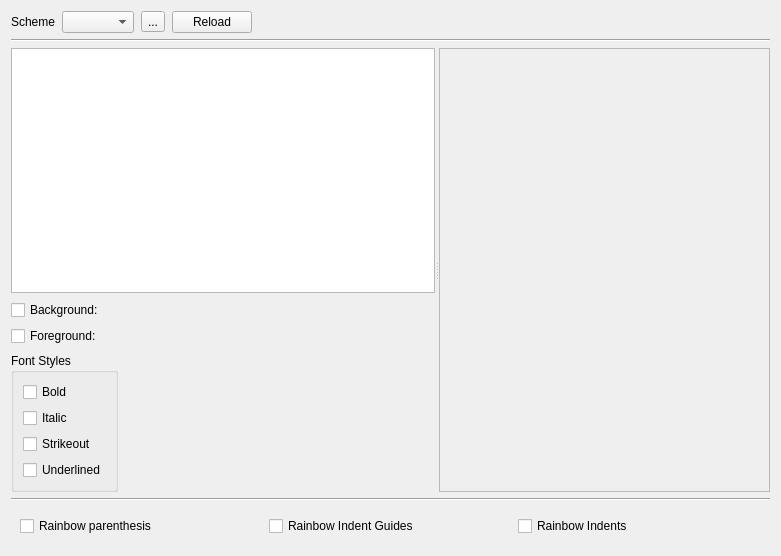
<?xml version="1.0" encoding="UTF-8"?>
<ui version="4.0">
 <class>EditorColorSchemeWidget</class>
 <widget class="QWidget" name="EditorColorSchemeWidget">
  <property name="geometry">
   <rect>
    <x>0</x>
    <y>0</y>
    <width>781</width>
    <height>556</height>
   </rect>
  </property>
  <property name="sizePolicy">
   <sizepolicy hsizetype="Preferred" vsizetype="Preferred">
    <horstretch>0</horstretch>
    <verstretch>0</verstretch>
   </sizepolicy>
  </property>
  <property name="windowTitle">
   <string>Form</string>
  </property>
  <layout class="QVBoxLayout" name="verticalLayout">
   <item>
    <widget class="QWidget" name="widget" native="true">
     <layout class="QHBoxLayout" name="horizontalLayout">
      <property name="spacing">
       <number>7</number>
      </property>
      <property name="leftMargin">
       <number>0</number>
      </property>
      <property name="topMargin">
       <number>0</number>
      </property>
      <property name="rightMargin">
       <number>0</number>
      </property>
      <property name="bottomMargin">
       <number>0</number>
      </property>
      <item>
       <widget class="QLabel" name="label">
        <property name="text">
         <string>Scheme</string>
        </property>
       </widget>
      </item>
      <item>
       <widget class="QPatchedComboBox" name="cbScheme"/>
      </item>
      <item>
       <widget class="QToolButton" name="btnSchemeMenu">
        <property name="text">
         <string>...</string>
        </property>
       </widget>
      </item>
      <item>
       <widget class="QPushButton" name="reloadButton">
        <property name="text">
         <string>Reload</string>
        </property>
       </widget>
      </item>
      <item>
       <spacer name="horizontalSpacer">
        <property name="orientation">
         <enum>Qt::Orientation::Horizontal</enum>
        </property>
        <property name="sizeHint" stdset="0">
         <size>
          <width>40</width>
          <height>20</height>
         </size>
        </property>
       </spacer>
      </item>
     </layout>
    </widget>
   </item>
   <item>
    <widget class="Line" name="line">
     <property name="orientation">
      <enum>Qt::Orientation::Horizontal</enum>
     </property>
    </widget>
   </item>
   <item>
    <widget class="QWidget" name="widget_2" native="true">
     <property name="sizePolicy">
      <sizepolicy hsizetype="Preferred" vsizetype="Expanding">
       <horstretch>0</horstretch>
       <verstretch>0</verstretch>
      </sizepolicy>
     </property>
     <layout class="QHBoxLayout" name="horizontalLayout_3">
      <property name="leftMargin">
       <number>0</number>
      </property>
      <property name="topMargin">
       <number>0</number>
      </property>
      <property name="rightMargin">
       <number>0</number>
      </property>
      <property name="bottomMargin">
       <number>0</number>
      </property>
      <item>
       <widget class="QSplitter" name="splitter">
        <property name="orientation">
         <enum>Qt::Orientation::Horizontal</enum>
        </property>
        <widget class="QWidget" name="widget_3" native="true">
         <property name="enabled">
          <bool>true</bool>
         </property>
         <property name="sizePolicy">
          <sizepolicy hsizetype="Preferred" vsizetype="Preferred">
           <horstretch>1</horstretch>
           <verstretch>0</verstretch>
          </sizepolicy>
         </property>
         <layout class="QVBoxLayout" name="verticalLayout_2">
          <property name="spacing">
           <number>7</number>
          </property>
          <property name="leftMargin">
           <number>0</number>
          </property>
          <property name="topMargin">
           <number>0</number>
          </property>
          <property name="rightMargin">
           <number>0</number>
          </property>
          <property name="bottomMargin">
           <number>0</number>
          </property>
          <item>
           <widget class="QTreeView" name="treeItems">
            <property name="sizePolicy">
             <sizepolicy hsizetype="Preferred" vsizetype="Expanding">
              <horstretch>0</horstretch>
              <verstretch>0</verstretch>
             </sizepolicy>
            </property>
            <property name="editTriggers">
             <set>QAbstractItemView::EditTrigger::NoEditTriggers</set>
            </property>
            <attribute name="headerVisible">
             <bool>false</bool>
            </attribute>
           </widget>
          </item>
          <item>
           <widget class="QWidget" name="widget_5" native="true">
            <layout class="QVBoxLayout" name="verticalLayout_4">
             <property name="spacing">
              <number>7</number>
             </property>
             <property name="leftMargin">
              <number>0</number>
             </property>
             <property name="topMargin">
              <number>0</number>
             </property>
             <property name="rightMargin">
              <number>0</number>
             </property>
             <property name="bottomMargin">
              <number>0</number>
             </property>
             <item>
              <widget class="QWidget" name="widgetSchemeItem" native="true">
               <property name="enabled">
                <bool>true</bool>
               </property>
               <layout class="QGridLayout" name="gridLayout">
                <property name="leftMargin">
                 <number>0</number>
                </property>
                <property name="topMargin">
                 <number>0</number>
                </property>
                <property name="rightMargin">
                 <number>0</number>
                </property>
                <property name="bottomMargin">
                 <number>0</number>
                </property>
                <item row="0" column="1">
                 <widget class="QCheckBox" name="cbBackground">
                  <property name="text">
                   <string>Background:</string>
                  </property>
                 </widget>
                </item>
                <item row="1" column="1">
                 <widget class="QCheckBox" name="cbForeground">
                  <property name="text">
                   <string>Foreground:</string>
                  </property>
                 </widget>
                </item>
                <item row="1" column="2">
                 <widget class="ColorEdit" name="colorForeground">
                  <property name="sizePolicy">
                   <sizepolicy hsizetype="Preferred" vsizetype="Preferred">
                    <horstretch>0</horstretch>
                    <verstretch>0</verstretch>
                   </sizepolicy>
                  </property>
                  <property name="frameShape">
                   <enum>QFrame::Shape::StyledPanel</enum>
                  </property>
                  <property name="frameShadow">
                   <enum>QFrame::Shadow::Raised</enum>
                  </property>
                 </widget>
                </item>
                <item row="0" column="3">
                 <spacer name="horizontalSpacer_2">
                  <property name="orientation">
                   <enum>Qt::Orientation::Horizontal</enum>
                  </property>
                  <property name="sizeHint" stdset="0">
                   <size>
                    <width>40</width>
                    <height>20</height>
                   </size>
                  </property>
                 </spacer>
                </item>
                <item row="0" column="2">
                 <widget class="ColorEdit" name="colorBackground">
                  <property name="sizePolicy">
                   <sizepolicy hsizetype="Preferred" vsizetype="Preferred">
                    <horstretch>0</horstretch>
                    <verstretch>0</verstretch>
                   </sizepolicy>
                  </property>
                  <property name="frameShape">
                   <enum>QFrame::Shape::StyledPanel</enum>
                  </property>
                  <property name="frameShadow">
                   <enum>QFrame::Shadow::Raised</enum>
                  </property>
                 </widget>
                </item>
               </layout>
              </widget>
             </item>
             <item>
              <widget class="QWidget" name="widget_4" native="true">
               <layout class="QHBoxLayout" name="horizontalLayout_2">
                <property name="leftMargin">
                 <number>0</number>
                </property>
                <property name="topMargin">
                 <number>0</number>
                </property>
                <property name="rightMargin">
                 <number>0</number>
                </property>
                <property name="bottomMargin">
                 <number>0</number>
                </property>
                <item>
                 <widget class="QGroupBox" name="grpFontStyles">
                  <property name="title">
                   <string>Font Styles</string>
                  </property>
                  <layout class="QVBoxLayout" name="verticalLayout_3">
                   <item>
                    <widget class="QCheckBox" name="cbBold">
                     <property name="text">
                      <string>Bold</string>
                     </property>
                    </widget>
                   </item>
                   <item>
                    <widget class="QCheckBox" name="cbItalic">
                     <property name="text">
                      <string>Italic</string>
                     </property>
                    </widget>
                   </item>
                   <item>
                    <widget class="QCheckBox" name="cbStrikeout">
                     <property name="text">
                      <string>Strikeout</string>
                     </property>
                    </widget>
                   </item>
                   <item>
                    <widget class="QCheckBox" name="cbUnderlined">
                     <property name="text">
                      <string>Underlined</string>
                     </property>
                    </widget>
                   </item>
                  </layout>
                 </widget>
                </item>
                <item>
                 <spacer name="horizontalSpacer_3">
                  <property name="orientation">
                   <enum>Qt::Orientation::Horizontal</enum>
                  </property>
                  <property name="sizeHint" stdset="0">
                   <size>
                    <width>40</width>
                    <height>20</height>
                   </size>
                  </property>
                 </spacer>
                </item>
               </layout>
              </widget>
             </item>
            </layout>
           </widget>
          </item>
         </layout>
        </widget>
        <widget class="Editor" name="editDemo">
         <property name="sizePolicy">
          <sizepolicy hsizetype="Expanding" vsizetype="Expanding">
           <horstretch>2</horstretch>
           <verstretch>0</verstretch>
          </sizepolicy>
         </property>
         <property name="frameShape">
          <enum>QFrame::Shape::StyledPanel</enum>
         </property>
         <property name="frameShadow">
          <enum>QFrame::Shadow::Raised</enum>
         </property>
        </widget>
       </widget>
      </item>
     </layout>
    </widget>
   </item>
   <item>
    <widget class="Line" name="line_2">
     <property name="orientation">
      <enum>Qt::Orientation::Horizontal</enum>
     </property>
    </widget>
   </item>
   <item>
    <widget class="QWidget" name="widget_6" native="true">
     <layout class="QHBoxLayout" name="horizontalLayout_4">
      <item>
       <widget class="QCheckBox" name="chkRainborParenthesis">
        <property name="text">
         <string>Rainbow parenthesis</string>
        </property>
       </widget>
      </item>
      <item>
       <widget class="QCheckBox" name="chkRainbowIndentGuides">
        <property name="text">
         <string>Rainbow Indent Guides</string>
        </property>
       </widget>
      </item>
      <item>
       <widget class="QCheckBox" name="chkRainbowIndents">
        <property name="text">
         <string>Rainbow Indents</string>
        </property>
       </widget>
      </item>
     </layout>
    </widget>
   </item>
  </layout>
  <action name="actionCopy_Scheme">
   <property name="text">
    <string>Duplicate...</string>
   </property>
  </action>
  <action name="actionRename_Scheme">
   <property name="text">
    <string>Rename...</string>
   </property>
  </action>
  <action name="actionReset_Scheme">
   <property name="text">
    <string>Restore to Default</string>
   </property>
  </action>
  <action name="actionImport_Scheme">
   <property name="text">
    <string>Import Scheme...</string>
   </property>
  </action>
  <action name="actionExport_Scheme">
   <property name="text">
    <string>Export...</string>
   </property>
  </action>
  <action name="actionDelete_Scheme">
   <property name="text">
    <string>Delete...</string>
   </property>
  </action>
 </widget>
 <customwidgets>
  <customwidget>
   <class>Editor</class>
   <extends>QFrame</extends>
   <header>editor.h</header>
   <container>1</container>
  </customwidget>
  <customwidget>
   <class>ColorEdit</class>
   <extends>QFrame</extends>
   <header location="global">widgets/coloredit.h</header>
   <container>1</container>
  </customwidget>
  <customwidget>
   <class>QPatchedComboBox</class>
   <extends>QComboBox</extends>
   <header location="global">widgets/qpatchedcombobox.h</header>
  </customwidget>
 </customwidgets>
 <tabstops>
  <tabstop>cbScheme</tabstop>
  <tabstop>btnSchemeMenu</tabstop>
  <tabstop>treeItems</tabstop>
  <tabstop>cbBackground</tabstop>
  <tabstop>cbForeground</tabstop>
  <tabstop>cbBold</tabstop>
  <tabstop>cbItalic</tabstop>
  <tabstop>cbStrikeout</tabstop>
  <tabstop>cbUnderlined</tabstop>
 </tabstops>
 <resources/>
 <connections/>
</ui>
